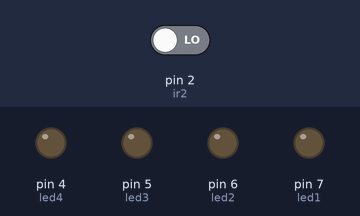
Bench run of a sketch on a simulated Arduino Uno, built with avr-gcc and run on an emulated ATmega328P. On the bench: output pins drawn as LEDs (lit = HIGH). Dashed ring = blinking. The test bench sets the inputs (shaded band); at power-on: pin 2 (ir2) LOW. What the sketch prints to the serial monitor is not drawn.

Above: at 1.2 s.
1.3 s: pin 2 (ir2) driven HIGH
At 1.7 s:
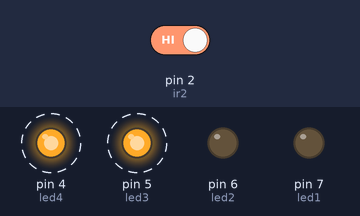
4.3 s: pin 2 (ir2) driven LOW
At 5.1 s:
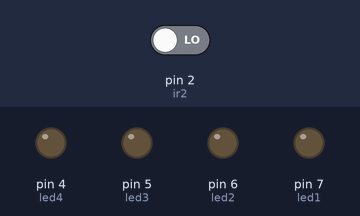
Timing chart, 0 to 7.3 s (numbered marks = the images above; inputs shaded):
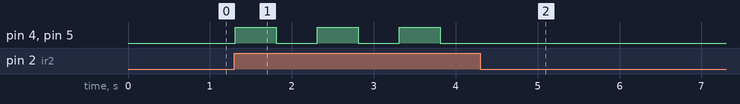

Measured:
- after the input at 1.3 s, pin 4 (led4), pin 5 (led3): alternates HIGH for 0.50 s and LOW for 0.50 s, starting at once
- after the input at 4.3 s, pin 4 (led4), pin 5 (led3): stops changing and stays LOW

The sketch:

led_pattern.ino
```cpp
//pin declartaion
//pin mode declaration
//pin data declaration

int ir1 = 1;
int ir2 = 2;
int led1 = 7;
int led2 = 6;
int led3 = 5;
int led4 = 4;

void setup()
{
    pinMode(ir1, INPUT);
    pinMode(ir2, INPUT);
    Serial.begin(9600);
    pinMode(led1, OUTPUT);
    pinMode(led2, OUTPUT);
    pinMode(led3, OUTPUT);
    pinMode(led4, OUTPUT);
}

void loop()
{
    int val1 = digitalRead(ir1);
    int val2 = digitalRead(ir2);
    Serial.println(val1);
    Serial.println(val2);

    if (val1 == 0 && val2 == 0)
    {
        digitalWrite(led1, LOW);
        digitalWrite(led2, LOW);
        digitalWrite(led3, LOW);
        digitalWrite(led4, LOW);
    }
    else if (val1 == 0 && val2 == 1)
    {
        digitalWrite(led3, HIGH);
        digitalWrite(led4, HIGH);
        delay(500);
        digitalWrite(led3, LOW);
        digitalWrite(led4, LOW);
        delay(500);
    }
    else if (val1 == 1 && val2 == 0)
    {
        digitalWrite(led1, HIGH);
        digitalWrite(led2, HIGH);
        delay(500);
        digitalWrite(led1, LOW);
        digitalWrite(led2, LOW);
        delay(500);
    }
    else
    {
        digitalWrite(led1, HIGH);
        digitalWrite(led2, HIGH);
        digitalWrite(led3, HIGH);
        digitalWrite(led4, HIGH);
        delay(1000);
        digitalWrite(led1, LOW);
        digitalWrite(led2, LOW);
        digitalWrite(led3, LOW);
        digitalWrite(led4, LOW);
        delay(1000);
    }
}
```
